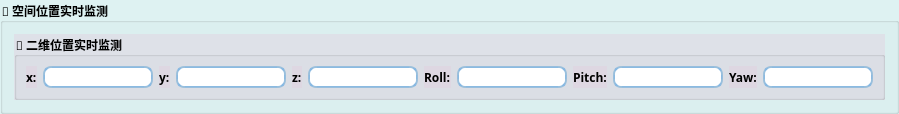
         <widget class="QGroupBox" name="groupBox_4">
          <property name="sizePolicy">
           <sizepolicy hsizetype="Preferred" vsizetype="Expanding">
            <horstretch>0</horstretch>
            <verstretch>0</verstretch>
           </sizepolicy>
          </property>
          <property name="minimumSize">
           <size>
            <width>685</width>
            <height>0</height>
           </size>
          </property>
          <property name="maximumSize">
           <size>
            <width>16777215</width>
            <height>800</height>
           </size>
          </property>
          <property name="font">
           <font>
            <family>微软雅黑</family>
            <weight>75</weight>
            <bold>true</bold>
           </font>
          </property>
          <property name="styleSheet">
           <string notr="true">background-color: rgb(222, 242, 242);</string>
          </property>
          <property name="title">
           <string>👀 空间位置实时监测</string>
          </property>
          <property name="alignment">
           <set>Qt::AlignLeading|Qt::AlignLeft|Qt::AlignTop</set>
          </property>
          <property name="checkable">
           <bool>false</bool>
          </property>
          <layout class="QVBoxLayout" name="verticalLayout_12">
           <item>
            <layout class="QVBoxLayout" name="verticalLayout_2"/>
           </item>
           <item>
            <widget class="QGroupBox" name="groupBox_5">
             <property name="maximumSize">
              <size>
               <width>16777215</width>
               <height>75</height>
              </size>
             </property>
             <property name="font">
              <font>
               <family>微软雅黑</family>
               <weight>75</weight>
               <bold>true</bold>
              </font>
             </property>
             <property name="styleSheet">
              <string notr="true">background-color: rgb(227, 204, 223,40%);</string>
             </property>
             <property name="title">
              <string>👀 二维位置实时监测</string>
             </property>
             <property name="alignment">
              <set>Qt::AlignLeading|Qt::AlignLeft|Qt::AlignTop</set>
             </property>
             <layout class="QHBoxLayout" name="horizontalLayout">
              <item>
               <widget class="QLabel" name="label_22">
                <property name="font">
                 <font>
                  <family>微软雅黑</family>
                  <weight>75</weight>
                  <bold>true</bold>
                 </font>
                </property>
                <property name="text">
                 <string>x:</string>
                </property>
               </widget>
              </item>
              <item>
               <widget class="QLineEdit" name="lineEdit">
                <property name="font">
                 <font>
                  <family>微软雅黑</family>
                  <pointsize>8</pointsize>
                  <weight>50</weight>
                  <bold>false</bold>
                 </font>
                </property>
                <property name="styleSheet">
                 <string notr="true">    border-width: 2px;
background-color: rgb(255, 255, 255);
    border-radius: 8px;
    border-style: solid;
    border-top-color: qlineargradient(spread:pad, x1:0.5, y1:1, x2:0.5, y2:0, stop:0 #85b7e3, stop:1 #9ec1db);
    border-right-color: qlineargradient(spread:pad, x1:0, y1:0, x2:1, y2:0, stop:0 #85b7e3, stop:1 #9ec1db);
    border-bottom-color: qlineargradient(spread:pad, x1:0.5, y1:0, x2:0.5, y2:1, stop:0 #85b7e3, stop:1 #9ec1db);
    border-left-color: qlineargradient(spread:pad, x1:1, y1:0, x2:0, y2:0, stop:0 #85b7e3, stop:1 #9ec1db);
    color: #3d3d3d;</string>
                </property>
               </widget>
              </item>
              <item>
               <widget class="QLabel" name="label_23">
                <property name="font">
                 <font>
                  <family>微软雅黑</family>
                  <weight>75</weight>
                  <bold>true</bold>
                 </font>
                </property>
                <property name="text">
                 <string>y:</string>
                </property>
               </widget>
              </item>
              <item>
               <widget class="QLineEdit" name="lineEdit_13">
                <property name="font">
                 <font>
                  <family>微软雅黑</family>
                  <pointsize>8</pointsize>
                  <weight>50</weight>
                  <bold>false</bold>
                 </font>
                </property>
                <property name="styleSheet">
                 <string notr="true">    border-width: 2px;
background-color: rgb(255, 255, 255);
    border-radius: 8px;
    border-style: solid;
    border-top-color: qlineargradient(spread:pad, x1:0.5, y1:1, x2:0.5, y2:0, stop:0 #85b7e3, stop:1 #9ec1db);
    border-right-color: qlineargradient(spread:pad, x1:0, y1:0, x2:1, y2:0, stop:0 #85b7e3, stop:1 #9ec1db);
    border-bottom-color: qlineargradient(spread:pad, x1:0.5, y1:0, x2:0.5, y2:1, stop:0 #85b7e3, stop:1 #9ec1db);
    border-left-color: qlineargradient(spread:pad, x1:1, y1:0, x2:0, y2:0, stop:0 #85b7e3, stop:1 #9ec1db);
    color: #3d3d3d;</string>
                </property>
               </widget>
              </item>
              <item>
               <widget class="QLabel" name="label_24">
                <property name="font">
                 <font>
                  <family>微软雅黑</family>
                  <weight>75</weight>
                  <bold>true</bold>
                 </font>
                </property>
                <property name="text">
                 <string>z:</string>
                </property>
               </widget>
              </item>
              <item>
               <widget class="QLineEdit" name="lineEdit_14">
                <property name="font">
                 <font>
                  <family>微软雅黑</family>
                  <pointsize>8</pointsize>
                  <weight>50</weight>
                  <bold>false</bold>
                 </font>
                </property>
                <property name="styleSheet">
                 <string notr="true">    border-width: 2px;
background-color: rgb(255, 255, 255);
    border-radius: 8px;
    border-style: solid;
    border-top-color: qlineargradient(spread:pad, x1:0.5, y1:1, x2:0.5, y2:0, stop:0 #85b7e3, stop:1 #9ec1db);
    border-right-color: qlineargradient(spread:pad, x1:0, y1:0, x2:1, y2:0, stop:0 #85b7e3, stop:1 #9ec1db);
    border-bottom-color: qlineargradient(spread:pad, x1:0.5, y1:0, x2:0.5, y2:1, stop:0 #85b7e3, stop:1 #9ec1db);
    border-left-color: qlineargradient(spread:pad, x1:1, y1:0, x2:0, y2:0, stop:0 #85b7e3, stop:1 #9ec1db);
    color: #3d3d3d;</string>
                </property>
               </widget>
              </item>
              <item>
               <widget class="QLabel" name="label_25">
                <property name="font">
                 <font>
                  <family>微软雅黑</family>
                  <weight>75</weight>
                  <bold>true</bold>
                 </font>
                </property>
                <property name="text">
                 <string>Roll:</string>
                </property>
               </widget>
              </item>
              <item>
               <widget class="QLineEdit" name="lineEdit_15">
                <property name="font">
                 <font>
                  <family>微软雅黑</family>
                  <pointsize>8</pointsize>
                  <weight>50</weight>
                  <bold>false</bold>
                 </font>
                </property>
                <property name="styleSheet">
                 <string notr="true">    border-width: 2px;
background-color: rgb(255, 255, 255);
    border-radius: 8px;
    border-style: solid;
    border-top-color: qlineargradient(spread:pad, x1:0.5, y1:1, x2:0.5, y2:0, stop:0 #85b7e3, stop:1 #9ec1db);
    border-right-color: qlineargradient(spread:pad, x1:0, y1:0, x2:1, y2:0, stop:0 #85b7e3, stop:1 #9ec1db);
    border-bottom-color: qlineargradient(spread:pad, x1:0.5, y1:0, x2:0.5, y2:1, stop:0 #85b7e3, stop:1 #9ec1db);
    border-left-color: qlineargradient(spread:pad, x1:1, y1:0, x2:0, y2:0, stop:0 #85b7e3, stop:1 #9ec1db);
    color: #3d3d3d;</string>
                </property>
               </widget>
              </item>
              <item>
               <widget class="QLabel" name="label_26">
                <property name="font">
                 <font>
                  <family>微软雅黑</family>
                  <weight>75</weight>
                  <bold>true</bold>
                 </font>
                </property>
                <property name="text">
                 <string>Pitch:</string>
                </property>
               </widget>
              </item>
              <item>
               <widget class="QLineEdit" name="lineEdit_16">
                <property name="font">
                 <font>
                  <family>微软雅黑</family>
                  <pointsize>8</pointsize>
                  <weight>50</weight>
                  <bold>false</bold>
                 </font>
                </property>
                <property name="styleSheet">
                 <string notr="true">    border-width: 2px;
background-color: rgb(255, 255, 255);
    border-radius: 8px;
    border-style: solid;
    border-top-color: qlineargradient(spread:pad, x1:0.5, y1:1, x2:0.5, y2:0, stop:0 #85b7e3, stop:1 #9ec1db);
    border-right-color: qlineargradient(spread:pad, x1:0, y1:0, x2:1, y2:0, stop:0 #85b7e3, stop:1 #9ec1db);
    border-bottom-color: qlineargradient(spread:pad, x1:0.5, y1:0, x2:0.5, y2:1, stop:0 #85b7e3, stop:1 #9ec1db);
    border-left-color: qlineargradient(spread:pad, x1:1, y1:0, x2:0, y2:0, stop:0 #85b7e3, stop:1 #9ec1db);
    color: #3d3d3d;</string>
                </property>
               </widget>
              </item>
              <item>
               <widget class="QLabel" name="label_27">
                <property name="font">
                 <font>
                  <family>微软雅黑</family>
                  <weight>75</weight>
                  <bold>true</bold>
                 </font>
                </property>
                <property name="text">
                 <string>Yaw:</string>
                </property>
               </widget>
              </item>
              <item>
               <widget class="QLineEdit" name="lineEdit_17">
                <property name="font">
                 <font>
                  <family>微软雅黑</family>
                  <pointsize>8</pointsize>
                  <weight>50</weight>
                  <bold>false</bold>
                 </font>
                </property>
                <property name="styleSheet">
                 <string notr="true">    border-width: 2px;
background-color: rgb(255, 255, 255);
    border-radius: 8px;
    border-style: solid;
    border-top-color: qlineargradient(spread:pad, x1:0.5, y1:1, x2:0.5, y2:0, stop:0 #85b7e3, stop:1 #9ec1db);
    border-right-color: qlineargradient(spread:pad, x1:0, y1:0, x2:1, y2:0, stop:0 #85b7e3, stop:1 #9ec1db);
    border-bottom-color: qlineargradient(spread:pad, x1:0.5, y1:0, x2:0.5, y2:1, stop:0 #85b7e3, stop:1 #9ec1db);
    border-left-color: qlineargradient(spread:pad, x1:1, y1:0, x2:0, y2:0, stop:0 #85b7e3, stop:1 #9ec1db);
    color: #3d3d3d;</string>
                </property>
               </widget>
              </item>
             </layout>
            </widget>
           </item>
          </layout>
         </widget>
